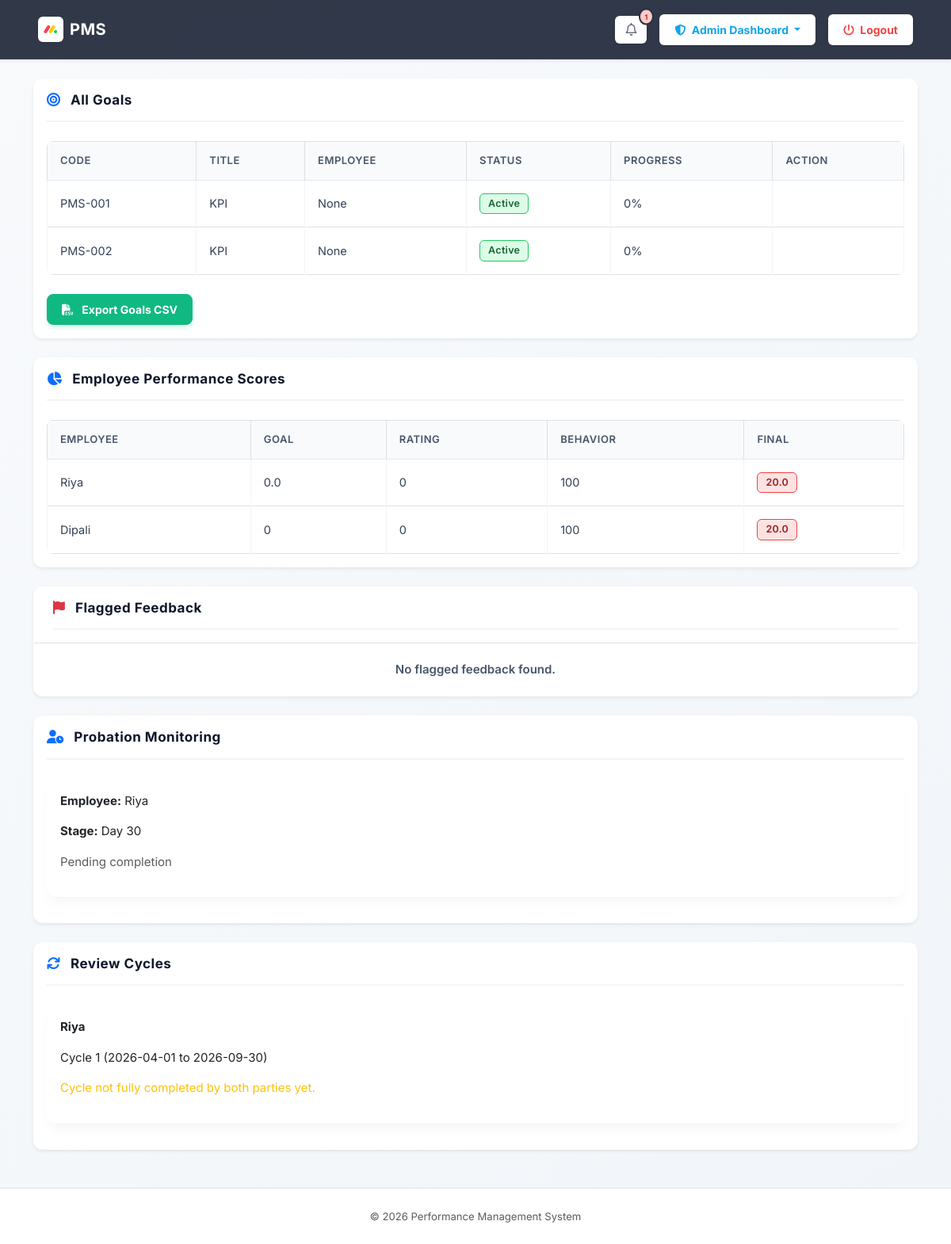
The app's page /admin (signed in) with its own data.
### tables this page shows
CREATE TABLE goals (
    id INTEGER PRIMARY KEY AUTOINCREMENT,
    goal_code TEXT,
    title TEXT,
    description TEXT,
    employee_id INTEGER,
    status TEXT,
    weightage INTEGER,
    progress INTEGER DEFAULT 0,
    submitted_at TEXT,
    parent_goal_id INTEGER,
    goal_level TEXT DEFAULT 'individual'
);

CREATE TABLE users (
    id INTEGER PRIMARY KEY AUTOINCREMENT,
    name TEXT,
    email TEXT,
    password TEXT,
    role TEXT,
    doj TEXT,
    review_track TEXT DEFAULT 'bi-annual'
);

CREATE TABLE probation_reviews (
    id INTEGER PRIMARY KEY AUTOINCREMENT,
    employee_id INTEGER,
    stage INTEGER,
    self_feedback TEXT,
    manager_feedback TEXT,
    self_submitted INTEGER DEFAULT 0,
    manager_submitted INTEGER DEFAULT 0,
    created_at TEXT
);

CREATE TABLE review_cycles (
    id INTEGER PRIMARY KEY AUTOINCREMENT,
    employee_id INTEGER,
    cycle_type TEXT,
    cycle_name TEXT,
    start_date TEXT,
    end_date TEXT,
    self_submitted INTEGER DEFAULT 0,
    manager_submitted INTEGER DEFAULT 0,
    self_feedback TEXT,
    manager_feedback TEXT,
    created_at TEXT
);

### routes/admin.py (the view, shortened to what this page needs)
@admin_bp.route('/admin')
def admin():
    conn = get_db()
    cur = conn.cursor()
    uid = session.get('user_id')
    cur.execute("SELECT * FROM email_logs WHERE recipient_id=? ORDER BY sent_at DESC LIMIT 3", (uid,))
    notifications = cur.fetchall()
    cur.execute("SELECT goals.*, users.name FROM goals JOIN users ON goals.employee_id = users.id")
    goals = cur.fetchall()
    cur.execute("SELECT probation_reviews.*, users.name FROM probation_reviews JOIN users ON probation_reviews.employee_id = users.id")
    raw_probation = cur.fetchall()
    probation = []
    for p in raw_probation:
     p = list(p)
     try:
        p[3] = json.loads(p[3]) if p[3] else {}
     except:
        p[3] = {}
     try:
        p[4] = json.loads(p[4]) if p[4] else {}
     except:
        p[4] = {}
     probation.append(p)
    cur.execute("SELECT review_cycles.*, users.name FROM review_cycles JOIN users ON review_cycles.employee_id = users.id")
    raw_cycles = cur.fetchall()
    cycles = []
    for c in raw_cycles:
        c_list = list(c)
        try:
            c_list[8] = json.loads(c_list[8]) if c_list[8] else {}
        except:
            c_list[8] = {}
        try:
            c_list[9] = json.loads(c_list[9]) if c_list[9] else {}
        except:
            c_list[9] = {}
        cycles.append(c_list)
    cur.execute("SELECT id, name FROM users WHERE role='employee'")
    employees = cur.fetchall()
    performance_data = []
    for e in employees:
     perf = calculate_performance_score(e[0])
     performance_data.append((e[1], perf))
    cur.execute("""
    SELECT feedback_responses.*, users.name, goals.title
    FROM feedback_responses
    JOIN users ON feedback_responses.user_id = users.id
    LEFT JOIN goals ON feedback_responses.goal_id = goals.id
    WHERE flagged=1
    """)
    flags = cur.fetchall()
    flag_with_age = []
    for f in flags:
     created = datetime.fromisoformat(f[12])
     age = (datetime.now() - created).days
     flag_with_age.append((f, age))
    escalated_flags = []
    conn.commit()
    repeat_flags = []
    cur.execute("""
      SELECT * FROM feedback_responses
      WHERE flagged=1
      ORDER BY user_id
      """)
    all_flags = cur.fetchall()
    user_map = {}
    for f in all_flags:
     uid = f[1]
     user_map.setdefault(uid, []).append(f)
    for uid, items in user_map.items():
     if len(items) >= 2:
        repeat_flags.append((uid, items))
    conn.close()
    success_metrics = calculate_success_metrics()
    return render_template("admin.html",
    goals=goals,
    probation_reviews=probation,
    cycles=cycles,
    flags=flag_with_age,
    escalated_flags=escalated_flags,
    repeat_flags=repeat_flags,
    performance_data=performance_data,
    success_metrics=success_metrics,
    escalations=get_escalations('admin'),
    notifications=notifications
    )

### templates/admin.html (shortened to what this page needs)
<!DOCTYPE html>
<html>
<head>
    <link href="https://cdn.jsdelivr.net/npm/bootstrap@5.3.0/dist/css/bootstrap.min.css" rel="stylesheet">
    <link href="https://cdnjs.cloudflare.com/ajax/libs/font-awesome/6.4.0/css/all.min.css" rel="stylesheet">
    <link href="{{ url_for('static', filename='custom.css') }}" rel="stylesheet">
</head>
<body>
<nav class="navbar navbar-expand-lg shadow-sm mb-4" style="background-color: #2b303a;">
  <div class="container-fluid px-4 px-lg-5 d-flex justify-content-between align-items-center">
    <a class="navbar-brand d-flex align-items-center text-white" href="#">
      <img src="{{ url_for('static', filename='img1.jpg') }}" alt="PMS Logo" width="32" height="32" class="me-2 rounded shadow-sm bg-white p-1">
      <span class="fw-bold d-none d-sm-inline">PMS</span>
    </a>
    <div class="d-flex align-items-center">
        <div class="dropdown me-3">
            <a href="#" class="btn bg-white position-relative shadow-sm" data-bs-toggle="dropdown" aria-expanded="false" style="padding: 6px 12px; border-radius: 6px; color: #6b7280;">
                <i class="fa-regular fa-bell" style="font-size: 16px;"></i>
                {% if notifications %}
                <span class="position-absolute top-0 start-100 translate-middle badge rounded-circle" style="background-color: #fecaca; color: #991b1b; font-size: 9px; padding: 4px 5px; border: 2px solid #2b303a;">
                    {{ notifications|length }}
                </span>
                {% endif %}
            </a>
        </div>
        <div class="dropdown me-3">
            <a class="btn bg-white fw-bold text-decoration-none dropdown-toggle shadow-sm" href="#" role="button" data-bs-toggle="dropdown" aria-expanded="false" style="color: #0ea5e9; border-radius: 6px;">
                <i class="fa-solid fa-shield-halved me-1"></i> Admin Dashboard
            </a>
        </div>
        <a href="/logout" class="btn bg-white fw-bold shadow-sm" style="color: #ef4444; border-radius: 6px;"><i class="fa-solid fa-power-off me-1"></i> Logout</a>
    </div>
  </div>
</nav>
<div class="container mt-4">
    <div class="card mb-4 shadow-sm" id="all-goals">
        <div class="card-body">
            <h5 class="fw-bold"><i class="fa-solid fa-bullseye text-primary me-2"></i> All Goals</h5>
            <table class="table table-bordered table-hover">
                <thead class="table-light">
                    <tr>
                        <th>Code</th>
                        <th>Title</th>
                        <th>Employee</th>
                        <th>Status</th>
                        <th>Progress</th>
                        <th>Action</th>
                    </tr>
                </thead>
                {% for g in goals %}
                <tr>
                    <td>{{ g[1] }}</td>
                    <td>{{ g[2] }}</td>
                    <td>{{ g[9] }}</td>
                    <td>
                        {% if g[5] == 'Draft' %}
                            <span class="badge bg-secondary">Draft</span>
                        {% elif g[5] == 'Pending Approval' %}
                            <span class="badge bg-warning text-dark">Pending</span>
                        {% elif g[5] == 'Active' %}
                            <span class="badge bg-success">Active</span>
                        {% elif g[5] == 'Completed' %}
                            <span class="badge bg-primary">Completed</span>
                        {% elif g[5] == 'Archived' %}
                            <span class="badge bg-dark">Archived</span>
                        {% endif %}
                    </td>
                    <td>{{ g[7] }}%</td>
                    <td>
                    </td>
                </tr>
                {% endfor %}
            </table>
            <div class="mt-4">
                <a href="/export_goals" class="btn btn-success fw-bold"><i class="fa-solid fa-file-csv me-2"></i> Export Goals CSV</a>
            </div>
        </div>
    </div>
    <div class="card mb-4 shadow-sm" id="performance-scores">
        <div class="card-body">
            <h5 class="fw-bold"><i class="fa-solid fa-chart-pie text-primary me-2"></i> Employee Performance Scores</h5>
            <table class="table table-bordered table-hover">
                <thead class="table-light">
                    <tr>
                        <th>Employee</th>
                        <th>Goal</th>
                        <th>Rating</th>
                        <th>Behavior</th>
                        <th>Final</th>
                    </tr>
                </thead>
                {% for emp in performance_data %}
                <tr>
                    <td>{{ emp[0] }}</td>
                    <td>{{ emp[1].goal }}</td>
                    <td>{{ emp[1].rating }}</td>
                    <td>{{ emp[1].behavior }}</td>
                    <td>
                        {% if emp[1].final >= 75 %}
                            <span class="badge bg-success">{{ emp[1].final }}</span>
                        {% elif emp[1].final >= 50 %}
                            <span class="badge bg-warning text-dark">{{ emp[1].final }}</span>
                        {% else %}
                            <span class="badge bg-danger">{{ emp[1].final }}</span>
                        {% endif %}
                    </td>
                </tr>
                {% endfor %}
            </table>
        </div>
    </div>
    <div class="card mb-4 shadow-sm" id="flagged-feedback">
        <div class="card-body p-0">
            <div class="px-4 py-3 border-bottom">
                <h5 class="mb-0 fw-bold"><i class="fa-solid fa-flag text-danger me-2"></i> Flagged Feedback</h5>
            </div>
            {% if flags %}
            <table class="table table-bordered table-hover mb-0 border-0">
                <thead class="table-light">
                    <tr>
                        <th style="width: 15%">Employee</th>
                        <th style="width: 15%">Type</th>
                        <th style="width: 30%">Reason</th>
                        <th style="width: 15%">Status / Age</th>
                        <th style="width: 25%">Resolution</th>
                    </tr>
                </thead>
                <tbody>
                    {% for item in flags %}
                    {% set f = item[0] %}
                    {% set age = item[1] %}
                    <tr>
                        <td class="fw-bold">{{ f[14] }}</td>
                        <td><span class="badge bg-secondary">{{ f[3] }}</span></td>
                        <td>{{ f[9] }}</td>
                        <td>
                            {% if f[10] == 'pending' %}
                                <span class="badge bg-warning text-dark mb-1">Pending</span>
                            {% elif f[10] == 'resolved' %}
                                <span class="badge bg-success mb-1">Resolved</span>
                            {% elif f[10] == 'escalated' %}
                                <span class="badge bg-danger mb-1">Escalated</span>
                            {% endif %}
                            <br><small class="text-muted">{{ age }} days old</small>
                        </td>
                        <td>
                            {% if f[10] != 'resolved' %}
                            <form method="POST" action="/update_flag/{{ f[0] }}" class="d-flex gap-2">
                                <input type="text" name="action" class="form-control form-control-sm" placeholder="Action..." required>
                                <button class="btn btn-sm btn-success fw-bold" type="submit">Resolve</button>
                            </form>
                            {% else %}
                                <span class="text-success fw-bold"><i class="fa-solid fa-check me-1"></i> {{ f[11] }}</span>
                            {% endif %}
                        </td>
                    </tr>
                    {% endfor %}
                </tbody>
            </table>
            {% else %}
            <div class="p-4 text-center text-muted">
                <h6 class="mb-0">No flagged feedback found.</h6>
            </div>
            {% endif %}
        </div>
    </div>
    <div class="card mb-4 shadow-sm" id="probation-monitoring">
        <div class="card-body">
            <h5 class="fw-bold"><i class="fa-solid fa-user-clock text-primary me-2"></i> Probation Monitoring</h5>
            {% for p in probation_reviews %}
            <div class="card mb-3">
                <div class="card-body">
                    <p><b>Employee:</b> {{ p[8] }}</p>
                    <p><b>Stage:</b> Day {{ p[2] }}</p>
                    {% if p[5] == 1 and p[6] == 1 %}
                    <div class="row mt-3">
                        <div class="col-md-6">
                            <h6>Employee Feedback</h6>
                            <table class="table table-sm table-bordered">
                                <tr><th>Question</th><th>Response</th></tr>
                                <tr><td>Comfort</td><td>{{ p[3].comfort }}</td></tr>
                                <tr><td>Clarity</td><td>{{ p[3].clarity }}</td></tr>
                                <tr><td>Challenges</td><td>{{ p[3].challenges }}</td></tr>
                            </table>
                        </div>
                        <div class="col-md-6">
                            <h6>Manager Feedback</h6>
                            <table class="table table-sm table-bordered">
                                <tr><th>Question</th><th>Response</th></tr>
                                <tr><td>Understanding</td><td>{{ p[4].understanding }}</td></tr>
                                <tr><td>Performance</td><td>{{ p[4].performance }}</td></tr>
                                <tr><td>Concerns</td><td>{{ p[4].concerns }}</td></tr>
                            </table>
                        </div>
                    </div>
                    {% else %}
                        <p class="text-muted">Pending completion</p>
                    {% endif %}
                </div>
            </div>
            {% endfor %}
        </div>
    </div>
    <div class="card mb-4 shadow-sm" id="review-cycles">
        <div class="card-body">
            <h5 class="fw-bold"><i class="fa-solid fa-arrows-rotate text-primary me-2"></i> Review Cycles</h5>
            {% for c in cycles %}
            <div class="card mb-3">
                <div class="card-body">
                    <p><b>{{ c[11] }}</b></p>
                    <p>{{ c[3] }} ({{ c[4] }} to {{ c[5] }})</p>
                    {% if c[6] == 1 and c[7] == 1 %}
                        <div class="row mt-3">
                            <div class="col-md-6">
                                <h6>Employee Review</h6>
                                <table class="table table-sm table-bordered align-middle">
                                    <thead class="table-light"><tr><th style="width:40%">Field</th><th style="width:60%">Value</th></tr></thead>
                                    <tbody>
                                        <tr><td>Rating</td><td><span class="badge bg-secondary">{{ c[8].rating }}</span></td></tr>
                                        <tr><td>Achievements</td><td>{{ c[8].achievements }}</td></tr>
                                        <tr><td>Challenges</td><td>{{ c[8].challenges }}</td></tr>
                                    </tbody>
                                </table>
                            </div>
                            <div class="col-md-6">
                                <h6>Manager Review</h6>
                                <table class="table table-sm table-bordered align-middle">
                                    <thead class="table-light"><tr><th style="width:40%">Field</th><th style="width:60%">Value</th></tr></thead>
                                    <tbody>
                                        <tr><td>Rating</td><td><span class="badge bg-primary">{{ c[9].rating }}</span></td></tr>
                                        <tr><td>Comment</td><td>{{ c[9].comment }}</td></tr>
                                    </tbody>
                                </table>
                            </div>
                        </div>
                    {% else %}
                        <p class="text-warning">Cycle not fully completed by both parties yet.</p>
                    {% endif %}
                </div>
            </div>
            {% endfor %}
        </div>
    </div>
</div>
<footer class="text-center mt-5 py-4 bg-white border-top">
    <div class="container">
        <small class="text-muted">© 2026 Performance Management System</small>
    </div>
</footer>
</body>
</html>

### records on screen
goals: goal_code "PMS-001", title "KPI", g "None", status "Active", progress "0"
goals: goal_code "PMS-002", title "KPI", g "None", status "Active", progress "0"
users: name "Riya", emp "0.0", emp "0", emp "100", emp "20.0"
users: name "Dipali", emp "0", emp "100", emp "20.0"
probation_reviews: name "Riya", stage "30", self_submitted "Pending completion"
review_cycles: name "Riya", cycle_name "Cycle 1", start_date "2026-04-01", end_date "2026-09-30", shows "Cycle not fully completed by both parties yet."

### other values on screen
{{ notifications|length }} "1"
